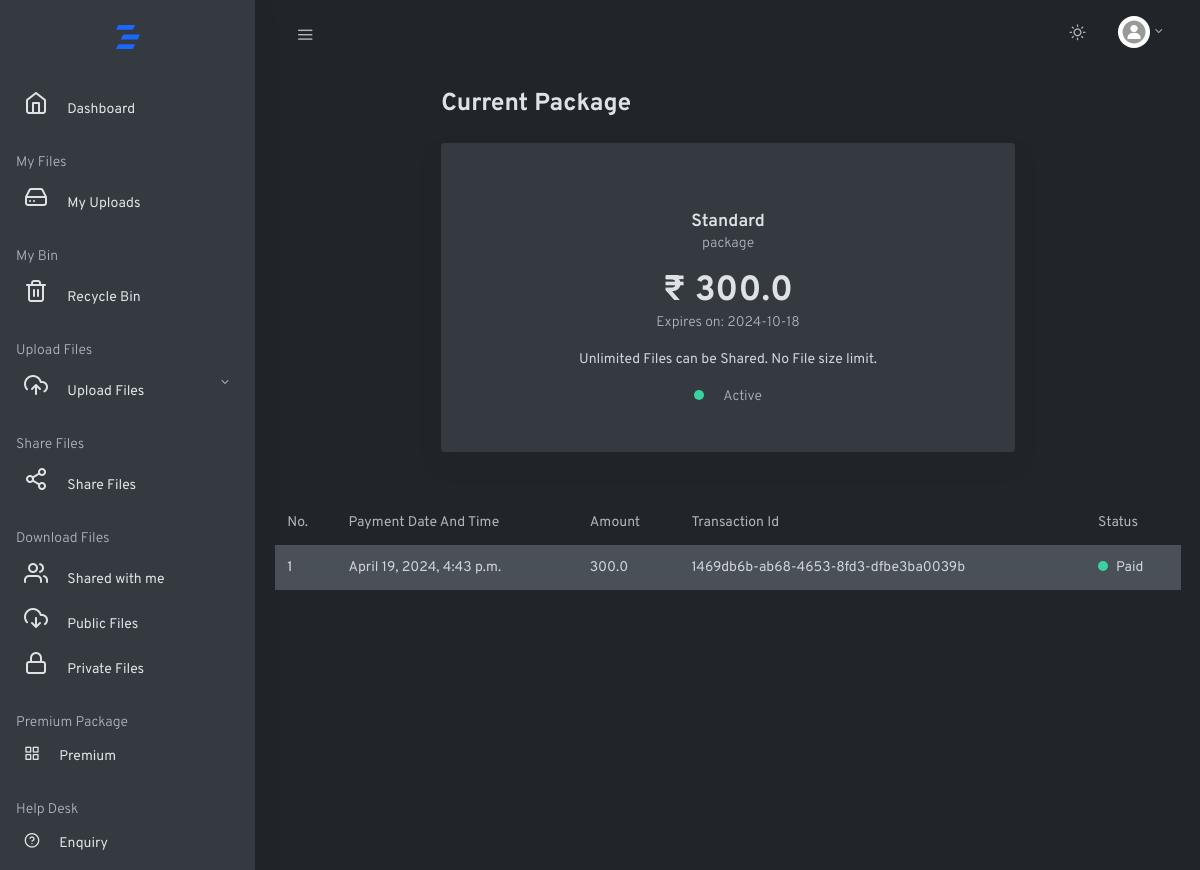
Page /mypackage (signed in) on the committed database.
### myapp/models.py (models this page shows, shortened)
class Userpackagedetails(models.Model):
    userid = models.ForeignKey(Login, on_delete=models.CASCADE)
    premium_package_id = models.ForeignKey(Package, models.CASCADE)
    package_status = models.CharField(max_length=60, choices=[('active', 'ACTIVE'),
                                                              ('expired', 'EXPIRED')])
    package_purchase_date = models.DateTimeField(auto_now=True)
    package_expiry_date = models.CharField(max_length=60)

class Package(models.Model):
    package_type = models.CharField(max_length=60)
    package_publish_date_time = models.DateTimeField(auto_now=True)
    package_status = models.CharField(max_length=60)
    max_uploads = models.IntegerField(blank=True, default=-1)
    file_size = models.BigIntegerField(blank=True, default=-1)
    package_price = models.FloatField()
    package_duration = models.IntegerField()
    package_description = models.TextField()

class Payment(models.Model):
    userid = models.ForeignKey(Login, on_delete=models.CASCADE)
    premium_package_id = models.ForeignKey(Package, models.CASCADE)
    payment_status = models.CharField(max_length=60, choices=[('completed', 'COMPLETED'), ('pending', 'PENDING')])
    package_purchase_date = models.DateTimeField()
    amount = models.FloatField()
    transactionid = models.CharField(max_length=100)

### myapp/views.py (the view)
# urls.py: path('mypackage', views.my_package, name="my_package"),
def my_package(request):
    uid = request.session.get("login_id")
    if uid:
        try:
            user_package_details = Userpackagedetails.objects.get(userid=uid, package_status='active')
            payment_details = Payment.objects.filter(userid=Login(id=uid))
            return render(request, "my_package.html", {'package': user_package_details,  'payment': payment_details})
        except:
            pass
    return redirect(login)

### myapp/templates/my_package.html (shortened to what this page needs)
{% extends 'base.html'%}
{% block content %}
<main role="main" class="main-content">
        <div class="container-fluid">
          <div class="row justify-content-center">
            <div class="col-12 col-lg-10 col-xl-8">
              <h2 class="h3 mb-4 page-title">Current Package</h2>
                <div class="card-deck my-4">
                <div class="card mb-4 shadow">
                  <div class="card-body text-center my-4">
                    <a href="#">
                      <h3 class="h5 mt-4 mb-0">{{package.premium_package_id.package_type}}</h3>
                    </a>
                    <p class="text-muted">package</p>
                    <span class="h1 mb-0">₹ {{package.premium_package_id.package_price}}</span>
                    <p class="text-muted">Expires on: {{package.package_expiry_date}}</p>
                    <ul class="list-unstyled">
                      <li>{{package.premium_package_id.package_description}}</li>
                    </ul>
                    <span class="dot dot-lg bg-success"></span>
                    <span class="text-muted ml-3">Active</span>
                  </div>
                </div>
              </div>
              </div>
               <table class="table table-borderless table-striped">
                <thead>
                  <tr role="row">
                    <th>No.</th>
                    <th>Payment Date And Time</th>
                    <th>Amount</th>
                    <th>Transaction Id</th>
                    <th>Status</th>
                  </tr>
                </thead>
                <tbody>
                {% if payment %}
                  {% for pay in payment %}
                    <tr>
                      <th scope="col">{{ forloop.counter }}</th>
                      <td>{{ pay.package_purchase_date }}</td>
                      <td>{{pay.amount}}</td>
                      <td>{{pay.transactionid}}</td>
                      {% if pay.payment_status == "completed" %}
                      <td><span class="dot dot-lg bg-success mr-2"></span>Paid</td>
                      {% else %}
                      <td><span class="dot dot-lg bg-danger mr-2"></span>False</td>
                      {% endif %}
                    </tr>
                  {% endfor %}
                {% else %}
                  <tr>
                    <td colspan="5" style="text-align:center">You haven't made any Transactions Yet.</td>
                  </tr>
                {% endif %}
                </tbody>
              </table>
            </div>
          </div>
        </div>
{% endblock %}

### rows in the picture
Userpackagedetails: premium_package_id.package_type "Standard", premium_package_id.package_price "300.0", package_expiry_date "2024-10-18", premium_package_id.package_description "Unlimited Files can be Shared. No File size limit."
Payment: package_purchase_date "April 19, 2024, 4:43 p.m.", amount "300.0", transactionid "1469db6b-ab68-4653-8fd3-dfbe3ba0039b", payment_status "completed" (drawn)
